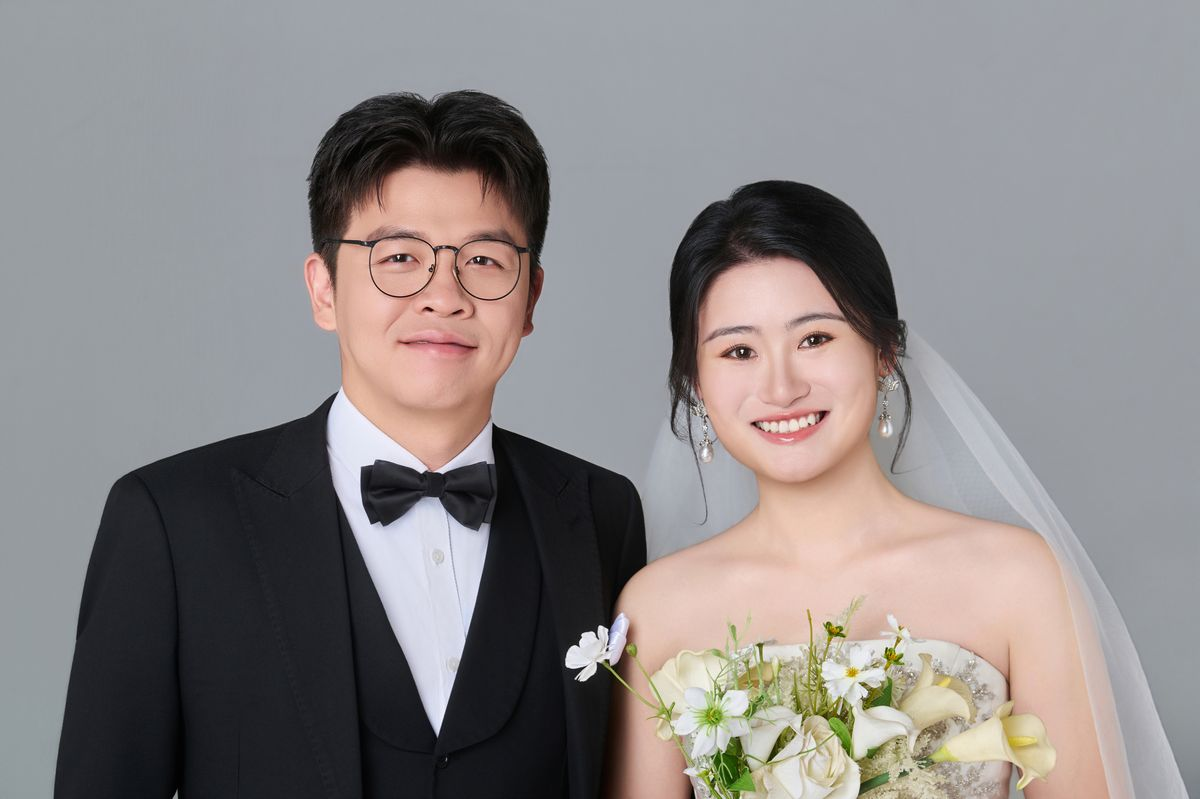
#> input picture dist/WIN_1631.jpg, 1200 x 799 px, found by its file name
$ python compress.py
#> lines starting #> are read from the running program, lines starting #| are printed output that depends on the picture
from PIL import Image
import os

SRC = r"D:\BaiduNetdiskDownload\胡唐锦 吴漾 定稿\select2"
DST = os.path.join(SRC, "dist")
os.makedirs(DST, exist_ok=True)

photos = [
    "WIN_1631.jpg",
    "WIN_2141.jpg",
    "WIN_2622.jpg",
    "WIN_2696.jpg",
    "WIN_2731.jpg",
    "WIN_2849.jpg",
]

MAX_WIDTH = 1200
QUALITY = 80

for fname in photos:
    src_path = os.path.join(SRC, fname)
    dst_path = os.path.join(DST, fname)
    img = Image.open(src_path)
#> img is the input picture: PIL image 1200x799 RGB; mean R, G, B 140, 135.4, 135.3
    img = img.convert("RGB")
    w, h = img.size
#> w = 1200; h = 799
    if w > MAX_WIDTH:
        ratio = MAX_WIDTH / w
        new_size = (MAX_WIDTH, int(h * ratio))
        img = img.resize(new_size, Image.LANCZOS)
    img.save(dst_path, "JPEG", quality=QUALITY, optimize=True)
    size_kb = os.path.getsize(dst_path) / 1024
    print(f"{fname}: {w}x{h} -> {img.size[0]}x{img.size[1]}, {size_kb:.0f} KB")
#| WIN_1631.jpg: 1200x799 -> 1200x799, 69 KB

# Generate share thumbnail from WIN_1631
thumb_path = os.path.join(DST, "share_thumb.jpg")
img = Image.open(os.path.join(SRC, "WIN_1631.jpg")).convert("RGB")
w, h = img.size
#> h = 799
crop_size = min(w, h)
#> crop_size = 799
left = (w - crop_size) // 2
#> left = 200
top = (h - crop_size) // 2
#> top = 0
img = img.crop((left, top, left + crop_size, top + crop_size))
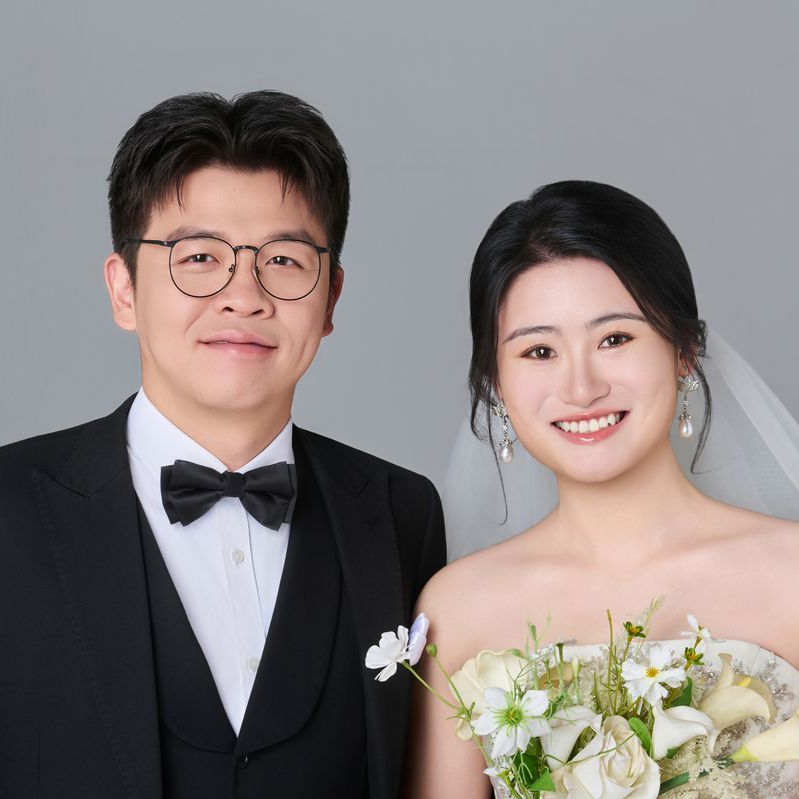
#> img: PIL image 799x799 RGB; mean R, G, B 138.2, 130.8, 129.1
img = img.resize((300, 300), Image.LANCZOS)
#> img: PIL image 300x300 RGB
img.save(thumb_path, "JPEG", quality=85, optimize=True)
print(f"share_thumb.jpg: 300x300, {os.path.getsize(thumb_path)/1024:.0f} KB")
#| share_thumb.jpg: 300x300, 15 KB

print("\nDone!")
